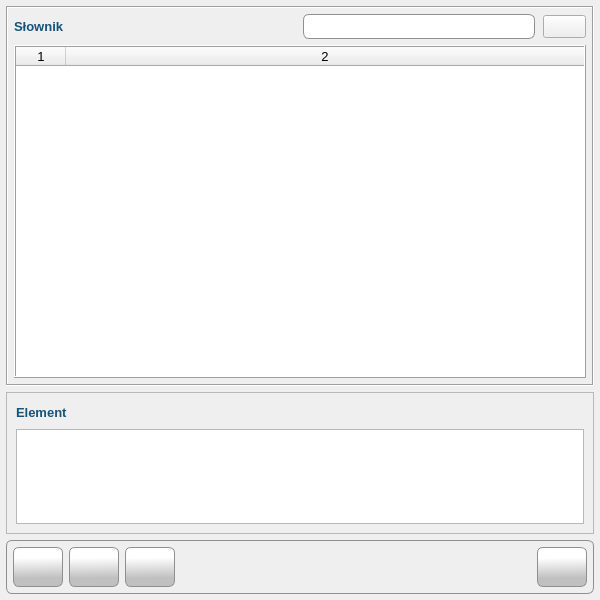
<?xml version="1.0" encoding="UTF-8"?>
<ui version="4.0">
 <class>Form</class>
 <widget class="QWidget" name="Form">
  <property name="windowModality">
   <enum>Qt::ApplicationModal</enum>
  </property>
  <property name="geometry">
   <rect>
    <x>0</x>
    <y>0</y>
    <width>600</width>
    <height>600</height>
   </rect>
  </property>
  <property name="minimumSize">
   <size>
    <width>600</width>
    <height>600</height>
   </size>
  </property>
  <property name="maximumSize">
   <size>
    <width>600</width>
    <height>600</height>
   </size>
  </property>
  <property name="font">
   <font>
    <family>Tahoma</family>
    <pointsize>10</pointsize>
   </font>
  </property>
  <property name="windowTitle">
   <string>Słownik</string>
  </property>
  <property name="windowIcon">
   <iconset resource="../res/main_form.qrc">
    <normaloff>:/icons/res/icon/logo_small.png</normaloff>:/icons/res/icon/logo_small.png</iconset>
  </property>
  <layout class="QVBoxLayout" name="verticalLayout_5">
   <property name="leftMargin">
    <number>6</number>
   </property>
   <property name="topMargin">
    <number>6</number>
   </property>
   <property name="rightMargin">
    <number>6</number>
   </property>
   <property name="bottomMargin">
    <number>6</number>
   </property>
   <item>
    <layout class="QVBoxLayout" name="verticalLayout_2">
     <item>
      <widget class="QFrame" name="frame_2">
       <property name="frameShape">
        <enum>QFrame::Box</enum>
       </property>
       <property name="frameShadow">
        <enum>QFrame::Sunken</enum>
       </property>
       <layout class="QVBoxLayout" name="verticalLayout_3">
        <property name="leftMargin">
         <number>6</number>
        </property>
        <property name="topMargin">
         <number>6</number>
        </property>
        <property name="rightMargin">
         <number>6</number>
        </property>
        <property name="bottomMargin">
         <number>6</number>
        </property>
        <item>
         <layout class="QHBoxLayout" name="horizontalLayout_2">
          <property name="spacing">
           <number>8</number>
          </property>
          <item>
           <widget class="QLabel" name="lbl_dictionary_name">
            <property name="font">
             <font>
              <family>Tahoma</family>
              <pointsize>10</pointsize>
              <weight>75</weight>
              <bold>true</bold>
             </font>
            </property>
            <property name="styleSheet">
             <string notr="true">color: #145479;
font-weight: bold</string>
            </property>
            <property name="text">
             <string>Słownik</string>
            </property>
           </widget>
          </item>
          <item>
           <spacer name="horizontalSpacer_2">
            <property name="orientation">
             <enum>Qt::Horizontal</enum>
            </property>
            <property name="sizeHint" stdset="0">
             <size>
              <width>40</width>
              <height>20</height>
             </size>
            </property>
           </spacer>
          </item>
          <item>
           <widget class="QLineEdit" name="txt_search">
            <property name="minimumSize">
             <size>
              <width>232</width>
              <height>25</height>
             </size>
            </property>
            <property name="styleSheet">
             <string notr="true">border: 1px solid #8f8f91;
    border-radius: 6px;
</string>
            </property>
            <property name="clearButtonEnabled">
             <bool>true</bool>
            </property>
           </widget>
          </item>
          <item>
           <widget class="QPushButton" name="btn_search">
            <property name="cursor">
             <cursorShape>PointingHandCursor</cursorShape>
            </property>
            <property name="toolTip">
             <string>Filtruj</string>
            </property>
            <property name="styleSheet">
             <string notr="true"/>
            </property>
            <property name="text">
             <string/>
            </property>
            <property name="icon">
             <iconset resource="../res/main_form.qrc">
              <normaloff>:/icons/res/icon/filter.png</normaloff>:/icons/res/icon/filter.png</iconset>
            </property>
            <property name="iconSize">
             <size>
              <width>25</width>
              <height>25</height>
             </size>
            </property>
            <property name="checkable">
             <bool>true</bool>
            </property>
           </widget>
          </item>
         </layout>
        </item>
        <item>
         <widget class="QTableWidget" name="tblwgt_dictionary">
          <property name="minimumSize">
           <size>
            <width>0</width>
            <height>333</height>
           </size>
          </property>
          <property name="frameShape">
           <enum>QFrame::Box</enum>
          </property>
          <property name="frameShadow">
           <enum>QFrame::Raised</enum>
          </property>
          <property name="editTriggers">
           <set>QAbstractItemView::NoEditTriggers</set>
          </property>
          <property name="alternatingRowColors">
           <bool>true</bool>
          </property>
          <property name="selectionMode">
           <enum>QAbstractItemView::SingleSelection</enum>
          </property>
          <property name="selectionBehavior">
           <enum>QAbstractItemView::SelectRows</enum>
          </property>
          <property name="gridStyle">
           <enum>Qt::DashLine</enum>
          </property>
          <property name="columnCount">
           <number>2</number>
          </property>
          <attribute name="horizontalHeaderCascadingSectionResizes">
           <bool>true</bool>
          </attribute>
          <attribute name="horizontalHeaderMinimumSectionSize">
           <number>25</number>
          </attribute>
          <attribute name="horizontalHeaderDefaultSectionSize">
           <number>50</number>
          </attribute>
          <attribute name="horizontalHeaderStretchLastSection">
           <bool>true</bool>
          </attribute>
          <attribute name="verticalHeaderVisible">
           <bool>false</bool>
          </attribute>
          <column/>
          <column/>
         </widget>
        </item>
       </layout>
      </widget>
     </item>
    </layout>
   </item>
   <item>
    <layout class="QVBoxLayout" name="verticalLayout">
     <property name="sizeConstraint">
      <enum>QLayout::SetMinimumSize</enum>
     </property>
     <item>
      <widget class="QFrame" name="frame_3">
       <property name="styleSheet">
        <string notr="true"/>
       </property>
       <property name="frameShape">
        <enum>QFrame::StyledPanel</enum>
       </property>
       <property name="frameShadow">
        <enum>QFrame::Raised</enum>
       </property>
       <layout class="QVBoxLayout" name="verticalLayout_4">
        <item>
         <widget class="QLabel" name="lbl_element_value">
          <property name="font">
           <font>
            <family>Tahoma</family>
            <pointsize>10</pointsize>
            <weight>75</weight>
            <bold>true</bold>
           </font>
          </property>
          <property name="styleSheet">
           <string notr="true">color: #145479;
font-weight: bold</string>
          </property>
          <property name="text">
           <string>Element</string>
          </property>
         </widget>
        </item>
        <item>
         <widget class="QPlainTextEdit" name="txt_element">
          <property name="minimumSize">
           <size>
            <width>0</width>
            <height>0</height>
           </size>
          </property>
          <property name="maximumSize">
           <size>
            <width>16777215</width>
            <height>95</height>
           </size>
          </property>
          <property name="font">
           <font>
            <family>Tahoma</family>
            <pointsize>10</pointsize>
           </font>
          </property>
          <property name="cursor" stdset="0">
           <cursorShape>IBeamCursor</cursorShape>
          </property>
          <property name="tabChangesFocus">
           <bool>true</bool>
          </property>
          <property name="readOnly">
           <bool>true</bool>
          </property>
         </widget>
        </item>
       </layout>
      </widget>
     </item>
    </layout>
   </item>
   <item>
    <widget class="QFrame" name="frame">
     <property name="styleSheet">
      <string notr="true">border: 1px solid #8f8f91;
    border-radius: 6px;
    background-color: qlineargradient(x1: 0, y1: 0, x2: 0, y2: 1,
                                      stop: 0 #f6f7fa, stop: 1 #dadbde);</string>
     </property>
     <property name="frameShape">
      <enum>QFrame::Box</enum>
     </property>
     <property name="frameShadow">
      <enum>QFrame::Sunken</enum>
     </property>
     <layout class="QHBoxLayout" name="horizontalLayout">
      <property name="spacing">
       <number>6</number>
      </property>
      <property name="leftMargin">
       <number>6</number>
      </property>
      <property name="topMargin">
       <number>6</number>
      </property>
      <property name="rightMargin">
       <number>6</number>
      </property>
      <property name="bottomMargin">
       <number>6</number>
      </property>
      <item>
       <widget class="QPushButton" name="btn_add">
        <property name="minimumSize">
         <size>
          <width>50</width>
          <height>40</height>
         </size>
        </property>
        <property name="maximumSize">
         <size>
          <width>50</width>
          <height>40</height>
         </size>
        </property>
        <property name="cursor">
         <cursorShape>PointingHandCursor</cursorShape>
        </property>
        <property name="toolTip">
         <string>Dodaj element</string>
        </property>
        <property name="styleSheet">
         <string notr="true">QPushButton {
border: 1px solid #8f8f91;
border-radius: 6px;
background-color: qlineargradient(spread:pad, x1:0.529318, y1:1, x2:0.511909, y2:0.262, stop:0.295455 rgba(192, 192, 192, 255), stop:1 rgba(255, 255, 255, 255))
}
QPushButton:hover {
background-color: qlineargradient(spread:pad, x1:0.507, y1:0.937, x2:0.489, y2:0.08, stop:0 rgba(207, 207, 207, 255), stop:1 rgba(255, 255, 255, 255))
 }
QPushButton:pressed {
 background-color: qlineargradient(spread:pad, x1:0.513, y1:0, x2:0.495, y2:0.886, stop:0.306818 rgba(208, 208, 208, 255), stop:1 rgba(255, 255, 255, 255))
}</string>
        </property>
        <property name="text">
         <string/>
        </property>
        <property name="icon">
         <iconset resource="../res/main_form.qrc">
          <normaloff>:/icons/res/icon/plus.png</normaloff>:/icons/res/icon/plus.png</iconset>
        </property>
        <property name="iconSize">
         <size>
          <width>32</width>
          <height>32</height>
         </size>
        </property>
       </widget>
      </item>
      <item>
       <widget class="QPushButton" name="btn_edit">
        <property name="minimumSize">
         <size>
          <width>50</width>
          <height>40</height>
         </size>
        </property>
        <property name="maximumSize">
         <size>
          <width>50</width>
          <height>40</height>
         </size>
        </property>
        <property name="cursor">
         <cursorShape>PointingHandCursor</cursorShape>
        </property>
        <property name="toolTip">
         <string>Edytuj element</string>
        </property>
        <property name="styleSheet">
         <string notr="true">QPushButton {
border: 1px solid #8f8f91;
border-radius: 6px;
background-color: qlineargradient(spread:pad, x1:0.529318, y1:1, x2:0.511909, y2:0.262, stop:0.295455 rgba(192, 192, 192, 255), stop:1 rgba(255, 255, 255, 255))
}
QPushButton:hover {
background-color: qlineargradient(spread:pad, x1:0.507, y1:0.937, x2:0.489, y2:0.08, stop:0 rgba(207, 207, 207, 255), stop:1 rgba(255, 255, 255, 255))
 }
QPushButton:pressed {
 background-color: qlineargradient(spread:pad, x1:0.513, y1:0, x2:0.495, y2:0.886, stop:0.306818 rgba(208, 208, 208, 255), stop:1 rgba(255, 255, 255, 255))
}</string>
        </property>
        <property name="text">
         <string/>
        </property>
        <property name="icon">
         <iconset resource="../res/main_form.qrc">
          <normaloff>:/icons/res/icon/pen.png</normaloff>:/icons/res/icon/pen.png</iconset>
        </property>
        <property name="iconSize">
         <size>
          <width>32</width>
          <height>32</height>
         </size>
        </property>
       </widget>
      </item>
      <item>
       <widget class="QPushButton" name="btn_remove">
        <property name="minimumSize">
         <size>
          <width>50</width>
          <height>40</height>
         </size>
        </property>
        <property name="maximumSize">
         <size>
          <width>50</width>
          <height>40</height>
         </size>
        </property>
        <property name="cursor">
         <cursorShape>PointingHandCursor</cursorShape>
        </property>
        <property name="toolTip">
         <string>Usuń element</string>
        </property>
        <property name="styleSheet">
         <string notr="true">QPushButton {
border: 1px solid #8f8f91;
border-radius: 6px;
background-color: qlineargradient(spread:pad, x1:0.529318, y1:1, x2:0.511909, y2:0.262, stop:0.295455 rgba(192, 192, 192, 255), stop:1 rgba(255, 255, 255, 255))
}
QPushButton:hover {
background-color: qlineargradient(spread:pad, x1:0.507, y1:0.937, x2:0.489, y2:0.08, stop:0 rgba(207, 207, 207, 255), stop:1 rgba(255, 255, 255, 255))
 }
QPushButton:pressed {
 background-color: qlineargradient(spread:pad, x1:0.513, y1:0, x2:0.495, y2:0.886, stop:0.306818 rgba(208, 208, 208, 255), stop:1 rgba(255, 255, 255, 255))
}</string>
        </property>
        <property name="text">
         <string/>
        </property>
        <property name="icon">
         <iconset resource="../res/main_form.qrc">
          <normaloff>:/icons/res/icon/decline.png</normaloff>:/icons/res/icon/decline.png</iconset>
        </property>
        <property name="iconSize">
         <size>
          <width>32</width>
          <height>32</height>
         </size>
        </property>
       </widget>
      </item>
      <item>
       <spacer name="horizontalSpacer">
        <property name="orientation">
         <enum>Qt::Horizontal</enum>
        </property>
        <property name="sizeHint" stdset="0">
         <size>
          <width>345</width>
          <height>20</height>
         </size>
        </property>
       </spacer>
      </item>
      <item>
       <widget class="QPushButton" name="btn_ok">
        <property name="minimumSize">
         <size>
          <width>50</width>
          <height>40</height>
         </size>
        </property>
        <property name="maximumSize">
         <size>
          <width>50</width>
          <height>40</height>
         </size>
        </property>
        <property name="cursor">
         <cursorShape>PointingHandCursor</cursorShape>
        </property>
        <property name="toolTip">
         <string>Zapisz</string>
        </property>
        <property name="styleSheet">
         <string notr="true">QPushButton {
border: 1px solid #8f8f91;
border-radius: 6px;
background-color: qlineargradient(spread:pad, x1:0.529318, y1:1, x2:0.511909, y2:0.262, stop:0.295455 rgba(192, 192, 192, 255), stop:1 rgba(255, 255, 255, 255))
}
QPushButton:hover {
background-color: qlineargradient(spread:pad, x1:0.507, y1:0.937, x2:0.489, y2:0.08, stop:0 rgba(207, 207, 207, 255), stop:1 rgba(255, 255, 255, 255))
 }
QPushButton:pressed {
 background-color: qlineargradient(spread:pad, x1:0.513, y1:0, x2:0.495, y2:0.886, stop:0.306818 rgba(208, 208, 208, 255), stop:1 rgba(255, 255, 255, 255))
}</string>
        </property>
        <property name="text">
         <string/>
        </property>
        <property name="icon">
         <iconset resource="../res/main_form.qrc">
          <normaloff>:/icons/res/icon/check.png</normaloff>:/icons/res/icon/check.png</iconset>
        </property>
        <property name="iconSize">
         <size>
          <width>32</width>
          <height>32</height>
         </size>
        </property>
       </widget>
      </item>
     </layout>
    </widget>
   </item>
  </layout>
 </widget>
 <tabstops>
  <tabstop>tblwgt_dictionary</tabstop>
  <tabstop>txt_element</tabstop>
  <tabstop>txt_search</tabstop>
  <tabstop>btn_search</tabstop>
  <tabstop>btn_add</tabstop>
  <tabstop>btn_edit</tabstop>
  <tabstop>btn_remove</tabstop>
  <tabstop>btn_ok</tabstop>
 </tabstops>
 <resources>
  <include location="../res/main_form.qrc"/>
 </resources>
 <connections/>
</ui>
